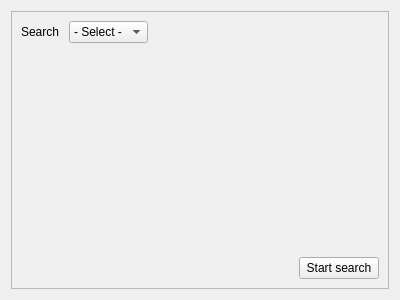
<?xml version="1.0" encoding="UTF-8"?>
<ui version="4.0">
 <class>SearchWidgetClass</class>
 <widget class="QWidget" name="SearchWidgetClass">
  <property name="geometry">
   <rect>
    <x>0</x>
    <y>0</y>
    <width>400</width>
    <height>300</height>
   </rect>
  </property>
  <property name="sizePolicy">
   <sizepolicy hsizetype="Expanding" vsizetype="Expanding">
    <horstretch>0</horstretch>
    <verstretch>0</verstretch>
   </sizepolicy>
  </property>
  <property name="windowTitle">
   <string>Form</string>
  </property>
  <layout class="QVBoxLayout" name="verticalLayout">
   <item>
    <widget class="QFrame" name="frame">
     <property name="frameShape">
      <enum>QFrame::StyledPanel</enum>
     </property>
     <property name="frameShadow">
      <enum>QFrame::Raised</enum>
     </property>
     <layout class="QVBoxLayout" name="verticalLayout_2">
      <item>
       <layout class="QHBoxLayout" name="horizontalLayout">
        <item>
         <widget class="QLabel" name="label">
          <property name="text">
           <string>Search </string>
          </property>
         </widget>
        </item>
        <item>
         <widget class="QComboBox" name="boxType">
          <item>
           <property name="text">
            <string>- Select -</string>
           </property>
          </item>
          <item>
           <property name="text">
            <string>Features</string>
           </property>
          </item>
          <item>
           <property name="text">
            <string>From file</string>
           </property>
          </item>
          <item>
           <property name="text">
            <string>Columns</string>
           </property>
          </item>
         </widget>
        </item>
        <item>
         <spacer name="spacerType">
          <property name="orientation">
           <enum>Qt::Horizontal</enum>
          </property>
          <property name="sizeHint" stdset="0">
           <size>
            <width>40</width>
            <height>20</height>
           </size>
          </property>
         </spacer>
        </item>
       </layout>
      </item>
      <item>
       <spacer name="spacerMain">
        <property name="orientation">
         <enum>Qt::Vertical</enum>
        </property>
        <property name="sizeHint" stdset="0">
         <size>
          <width>20</width>
          <height>167</height>
         </size>
        </property>
       </spacer>
      </item>
      <item>
       <layout class="QHBoxLayout" name="horizontalLayout_2">
        <item>
         <spacer name="horizontalSpacer">
          <property name="orientation">
           <enum>Qt::Horizontal</enum>
          </property>
          <property name="sizeHint" stdset="0">
           <size>
            <width>40</width>
            <height>20</height>
           </size>
          </property>
         </spacer>
        </item>
        <item>
         <widget class="QPushButton" name="pushButton">
          <property name="text">
           <string>Start search</string>
          </property>
         </widget>
        </item>
       </layout>
      </item>
     </layout>
    </widget>
   </item>
  </layout>
 </widget>
 <resources/>
 <connections/>
</ui>
